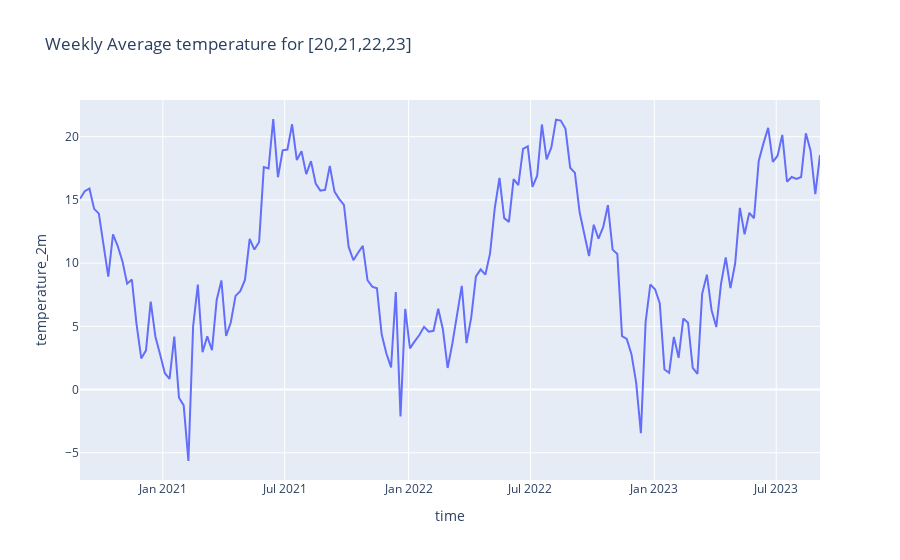

Here is the notebook cell this chart was saved with:
### Code cell
fig = px.line(w_average_20212223, x='time', y='temperature_2m', title='Weekly Average temperature for [20,21,22,23]')
fig.show()

### Figure 1 — Plotly figure (JSON) as saved in the notebook; plotly's stock layout.template omitted (floating-point values rounded to 4 significant figures; data arrays with more than 128 entries replaced by an {"elided": "..."} marker saying what was removed)
{"data": [{"hovertemplate": "time=%{x}<br>temperature_2m=%{y}<extra></extra>", "legendgroup": "", "line": {"color": "#636efa", "dash": "solid"}, "marker": {"symbol": "circle"}, "mode": "lines", "name": "", "orientation": "v", "showlegend": false, "type": "scatter", "x": {"elided": "158 str values"}, "xaxis": "x", "y": {"elided": "158 float values"}, "yaxis": "y"}], "layout": {"legend": {"tracegroupgap": 0}, "title": {"text": "Weekly Average temperature for [20,21,22,23]"}, "xaxis": {"anchor": "y", "domain": [0, 1], "title": {"text": "time"}}, "yaxis": {"anchor": "x", "domain": [0, 1], "title": {"text": "temperature_2m"}}}}
